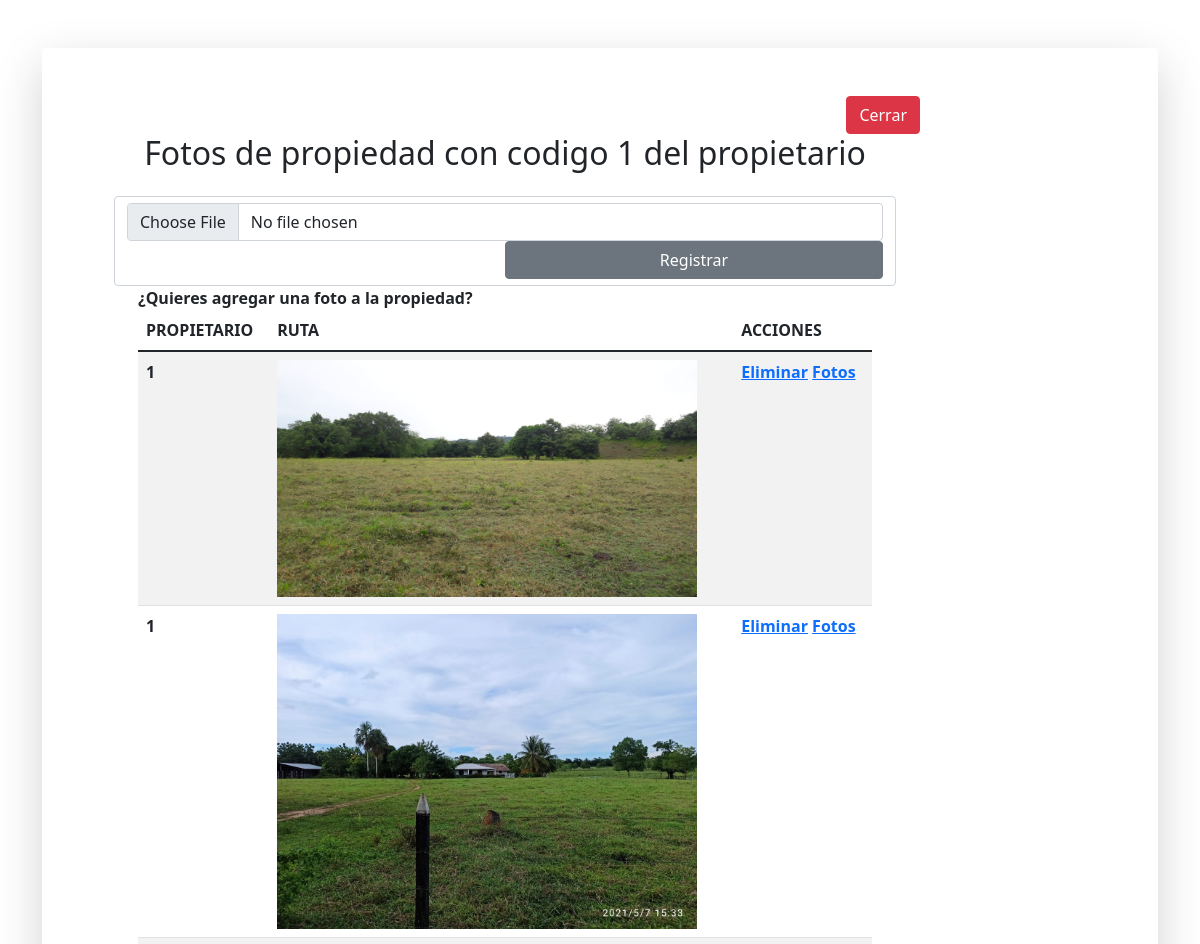
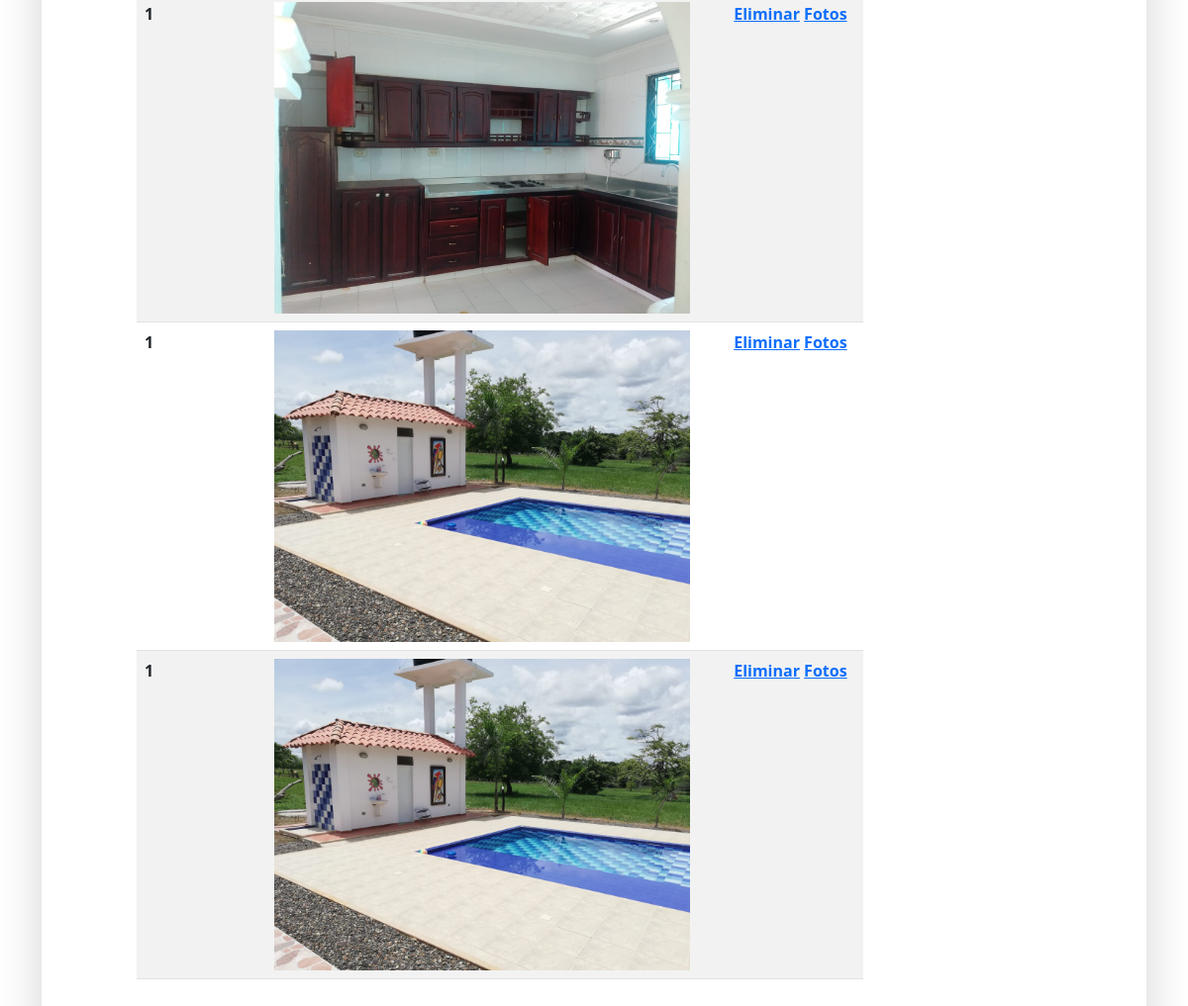
The app's page /admon/fotos.php?ppt=1 with its own data (2 pictures, top to bottom).
### tables this page shows
CREATE TABLE `fotos` (
  `id` int(11) NOT NULL,
  `ruta` varchar(145) NOT NULL,
  `propiedades_id` int(11) NOT NULL
);

### admon/fotos.php (the view, shortened to what this page needs)
<!DOCTYPE html>
<html>
<head>
	<link rel="stylesheet" type="text/css" href="css/bootstrap.css">
</head>
<body>
<div class="container">
<div class="card o-hidden border-0 shadow-lg my-5">
  <div class="card-body p-0">
    <div class="row">
      <div class="col-lg-10">
        <div class="p-5">
          <div class="text-center">
            <div class="d-grid gap-2 d-md-flex justify-content-md-end">
              <form action="controladores/cerrarsesion.php" method="POST">
                <div class="d-grid gap-2 d-md-flex justify-content-md-end">
                <button type="submit" name="boton2" class="btn btn-danger btn-md"> Cerrar </button></div>
              </form>
            </div>
            <h1 class="h2 text-gray-900 mb-4">Fotos de propiedad con codigo <?php echo $_SESSION['ppt'] ." del propietario <b>".$_SESSION['nom']." ".$_SESSION['ape'] ?> </h1>
          </div>
          <div class="container">
                <form action="" method="POST" enctype="multipart/form-data">
                   <div class="form-control">
                      <input class="form-control" type="file" name="imagen" accept="image/*" required="">
                      <div class="d-grid gap-2 d-md-flex justify-content-md-end">
                      <button type="submit" name="boton2" class="btn btn-secondary btn-md w-50 ">Registrar</button>
                    </div>
                </form>
          </div>
            <div class="container">
            <table class="table table-striped">
                  <thead class="thead-dark">
                    <tr>
                      <th scope="col">PROPIETARIO</th>
                      <th scope="col">RUTA</th>
                      <th scope="col">ACCIONES</th>
                    </tr>
                  </thead>
                  <tbody>
                  <?php
                   include ('controladores/conexion.php');
                    $id=$_SESSION['ppt'];
                   $query="SELECT * FROM fotos WHERE propiedades_id=$id";
                    $consulta=$pdo->prepare($query);
                    $consulta->execute();
                    if($consulta->rowCount()>=1){
                     while($fila=$consulta->fetch()){ ?>
                      <tr>
                        <th scope='row'><?php echo $fila["propiedades_id"]?></th>
                        <td><img src="<?php echo $fila['ruta']; ?>" width="420" heigth="auto"> </td>
        <td>
          <a href="controladores/eliminarfoto.php?id=<?php echo $fila["id"]?>">Eliminar</a>
          <a href="fotos.php?id=<?php echo $fila["id"]?>">Fotos</a>
        </td>
                           </tr>
                        <?php
                      }
                    }
                    ?>
                  </tbody>
                </table>
            </div>
           </div>
         </div>
        </div>
    </div>
</div>
</div>
</body>
</html>

### records on screen
fotos: propiedades "1", ruta (picture)
fotos: propiedades "1", ruta (picture)
fotos: propiedades "1", ruta (picture)
fotos: propiedades "1", ruta (picture)
fotos: propiedades "1", ruta (picture)

### other values on screen
$_SESSION['ppt'] "1"
